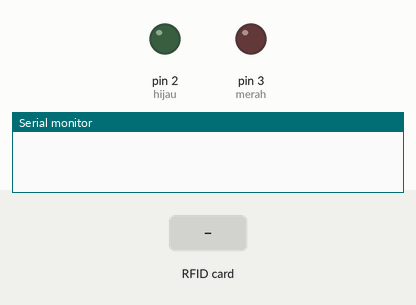
The sketch below on a simulated Arduino Uno, built with avr-gcc and run on an emulated ATmega328P. Parts: output pins drawn as LEDs (lit = HIGH), the last lines printed to the serial monitor. Dashed ring = blinking. The inputs (shaded band) are chosen by the test bench. Pins used as bus, display or sensor lines are not drawn.

Above: at 1.2 s.
1.3 s: RFID card 5E 7A 19 C4 held to the reader
At 1.6 s:
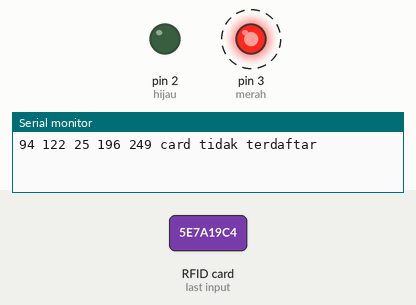
Timing chart, 0 to 4.3 s (numbered marks = the images above; inputs shaded):
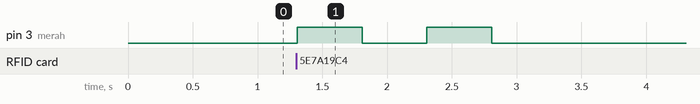

Measured:
- after the input at 1.3 s, pin 3 (merah): alternates HIGH for 0.50 s and LOW for 0.50 s, 4 changes in all, then stays LOW, starting at once

The sketch:

rfid_multi_card_EKTP_AT-MO_PRODUCTION.ino
```cpp
/*AT-MO PRODUCTION
RFID ektp
tolong jika menggunakan code ini
mohon masukan sumber seperti di bawah ini

"AT-MO PRODUCTION
di BUAT BY OGI SINATRA"
*/
#include <RFID.h>
#include <SPI.h>

#define SS_PIN 10// sda pin rfid
#define RST_PIN 9

const int merah = 3; // pin led
const int hijau = 2;

RFID rfid(SS_PIN,RST_PIN);

int serNum[5];

int card1[][5] =
{
  {183,154,242,216,7}// isi alamat card
};

int card2[][5] =
{
  {140,178,95,34,67}// isi alamat card
};

bool access = false;

void setup()
{
  Serial.begin(9600);
  SPI.begin();
  rfid.init();

  pinMode(merah, OUTPUT);
  pinMode(hijau, OUTPUT);

  digitalWrite(merah, LOW);
  digitalWrite(hijau, LOW);
};

void loop()
{

if(rfid.isCard())
  {
  if(rfid.readCardSerial())
  {
    Serial.print(rfid.serNum[0]);
    Serial.print(" ");
    Serial.print(rfid.serNum[1]);
    Serial.print(" ");
    Serial.print(rfid.serNum[2]);
    Serial.print(" ");
    Serial.print(rfid.serNum[3]);
    Serial.print(" ");
    Serial.print(rfid.serNum[4]);
    Serial.print(" ");

//--------------------card 1----------------------
      for(int x =0; x< sizeof (card1); x++) // awal code check card 1
      {
        for(int i = 0; i<sizeof(rfid.serNum); i++)
        {
          if(rfid.serNum[i] != card1 [x] [i])
          {
            access = false;
            break;
          }
          else{
            access = true;
          }
        }
      if(access) break;
      } // untuk card satu

//---------------------card 2---------------------------
      for(int x =0; x< sizeof (card2); x++) // awal code check card 2
      {
        for(int i = 0; i<sizeof(rfid.serNum); i++)
        {
          if(rfid.serNum[i] != card2 [x] [i])
          {
            access = false;
            break;
          }
          else{
            access = true;
          }
        }
      if(access) break;
      } // untuk card 2
//--------------------------------------------------------------
  }

if (access)
{
  Serial.println("BERHASIL");
  digitalWrite(hijau, HIGH);
  delay(2000);
  digitalWrite(hijau, LOW);
}

else
{
  Serial.println("card tidak terdaftar");
  digitalWrite(merah, HIGH);
  delay(500);
  digitalWrite(merah, LOW);
  delay(500);
  digitalWrite(merah, HIGH);
  delay(500);
  digitalWrite(merah, LOW);
}
}
  rfid.halt();
}
```
